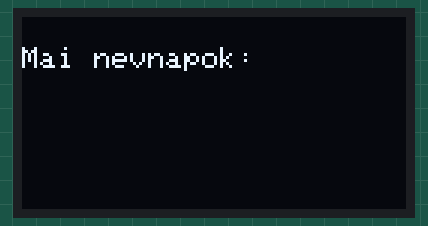
This sketch was run on a simulated ESP32. Shown: 128×64 one-colour display. WiFi joins after 1.5 s; servers stay silent unless stated; uploads are accepted with an empty reply; the local clock reads 2024-03-15 10:24:30 at power-on unless the sketch sets it; what the sketch prints to the serial monitor is not drawn.

Above: at 1.8 s.

The sketch:

esp32_Nevnap_API_https.ino
```cpp
#include <WiFi.h>
#include <WiFiClientSecure.h>
#include <HTTPClient.h>
#include <ArduinoJson.h>
#include <Wire.h>
#include <Adafruit_GFX.h>
#include <Adafruit_SSD1306.h>
#include <time.h>

// Wi-Fi beállítások
const char* ssid = "YOUR_WIFI_SSID";
const char* password = "YOUR_WIFI_PASSWORD";

// OLED beállítások
#define SCREEN_WIDTH 128
#define SCREEN_HEIGHT 64
Adafruit_SSD1306 display(SCREEN_WIDTH, SCREEN_HEIGHT, &Wire, -1);

// NTP beállítások (Magyarország: UTC+1, nyári időszámítás UTC+2)
const char* ntpServer = "pool.ntp.org";
const long gmtOffset_sec = 3600;   // UTC+1
const int daylightOffset_sec = 3600;  // Nyári időszámítás (+1 óra)

// HTTPS támogatás
WiFiClientSecure client;

// Idő változók
int lastCheckedDay = -1;  // Elmenti az utolsó lekért napot

void setup() {
    Serial.begin(115200);

    // Wi-Fi csatlakozás
    WiFi.begin(ssid, password);
    Serial.print("WiFi csatlakozás...");
    while (WiFi.status() != WL_CONNECTED) {
        delay(500);
        Serial.print(".");
    }
    Serial.println("\nWiFi csatlakozva!");

    // NTP idő beállítása
    configTime(gmtOffset_sec, daylightOffset_sec, ntpServer);

    // OLED inicializálása
    if (!display.begin(SSD1306_SWITCHCAPVCC, 0x3C)) {
        Serial.println("OLED inicializálás sikertelen!");
        while (1);
    }
    display.clearDisplay();
    display.setTextSize(1);
    display.setTextColor(SSD1306_WHITE);
    display.setCursor(0, 10);
    display.println("Nevnap keresese...");
    display.display();

    // HTTPS kliens inicializálása (tanúsítványellenőrzés kikapcsolása)
    client.setInsecure();
}

void loop() {
    // Aktuális dátum lekérdezése
    struct tm timeinfo;
    if (!getLocalTime(&timeinfo)) {
        Serial.println("NTP idő lekérése sikertelen!");
        return;
    }

    int month = timeinfo.tm_mon + 1;  // Hónap (0-alapú, ezért +1)
    int day = timeinfo.tm_mday;       // Nap

    // Ha a nap nem változott, ne frissítsen feleslegesen
    if (lastCheckedDay == day) {
        delay(10000);  // 10 másodperces várakozás (hogy ne pörögjön)
        return;
    }
    lastCheckedDay = day;

    // URL összeállítása
    String url = "https://nevnap.xsak.hu/json.php?honap=" + String(month) + "&nap=" + String(day);
    Serial.println("Lekérdezett URL: " + url);

    // Névnap lekérése HTTPS-en keresztül
    HTTPClient https;
    https.begin(client, url);
    int httpCode = https.GET();

    if (httpCode == HTTP_CODE_OK) {
        String payload = https.getString();
        Serial.println("Kapott JSON: " + payload);

        // JSON feldolgozás
        DynamicJsonDocument doc(1024);
        deserializeJson(doc, payload);

        // Elsődleges névnap (nev1)
        JsonArray nev1 = doc["nev1"];
        //JsonArray nev2 = doc["nev2"];

        // OLED frissítése
        display.clearDisplay();
        display.setCursor(0, 10);
        display.println("Mai nevnapok:");

        // Elsődleges név kiírása
        for (const char* nev : nev1) {
            display.println(nev);
        }

        // További névnapok kiírása (max. 5 név, hogy elférjen a kijelzőn)
        /*int count = 0;
        for (const char* nev : nev2) {
            display.println(nev);
            count++;
            if (count >= 5) break; // Ne írjon ki túl sok nevet
        }*/

        display.display();
    } else {
        Serial.println("HTTP hiba: " + String(httpCode));
    }

    https.end();

    // Naponta egyszer frissít (24 óra várakozás)
    delay(86400000);
}
```
